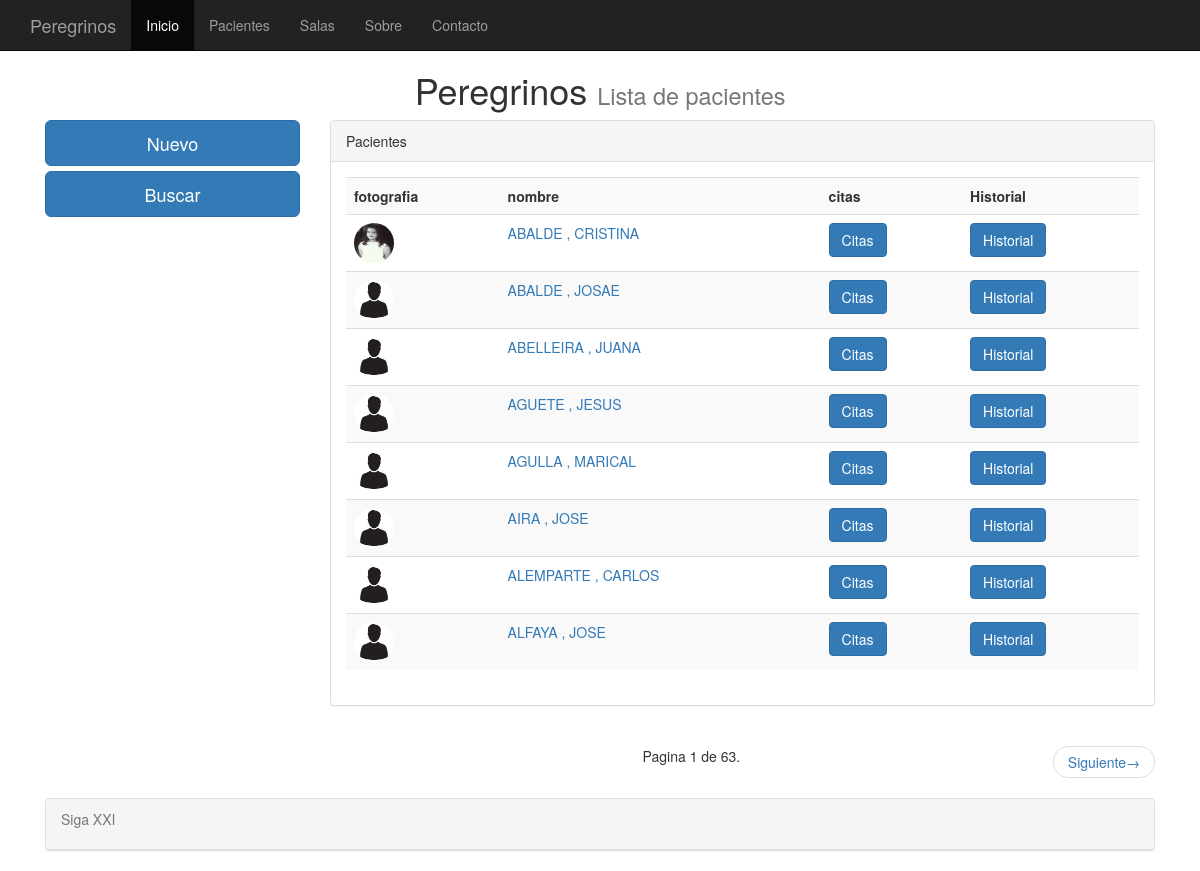
The app's page /pacientes/ with its own data.
### clinica/models.py (models this page shows, shortened)
class clientes(models.Model):
    nombre = models.CharField(max_length=75)
    apellidos = models.CharField(max_length=75)
    telefono =  models.PositiveIntegerField(null=True, blank=True)
    telefono2 = models.PositiveIntegerField(null=True, blank=True)
    antiguedad = models.DateTimeField(default=datetime.now, blank=True)
    fotografia = models.ImageField(upload_to='imagenes', blank=True)

### clinica/views.py (the view)
# urls.py: url(r'^pacientes/',ListaPacientes.as_view(), name = 'ListaPacientes'),
class ListaPacientes(ListView):
    queryset = clientes.objects.order_by('apellidos')
    context_object_name = 'clientes'
    paginate_by = 8

### templates/clinica/clientes_list.html (shortened to what this page needs)
{% extends "base.html" %}
{%   load   staticfiles   %}
{% block titulo %}
Lista de pacientes
{% endblock %}
{% block content %}
<row>
	<div class="col-md-3">
		<a href="/paciente/agregar" class="btn btn-primary btn-lg btn-block">Nuevo</a>
		<a href="/pacientes_buscar" class="btn btn-primary btn-lg btn-block">Buscar</a>
	</div>
	<div class="col-md-9" >
		<div class="panel panel-default">
			<div class="panel-heading">Pacientes</div>
			<div class ="panel-body">
				{% if object_list %}
				<div class="table-responsive">
				<table class="table table-striped">
					<th>fotografia</th>
					<th>nombre</th>
					<th>citas</th>
					<th>Historial</th>
          {% for pacientes  in object_list %}
						<tr>
							<td>
								{% if pacientes.fotografia %}
									<img src="{{ pacientes.fotografia.url }}"  class="img-circle" width="40" height="40" >
								{% else %}
									<img src="/media/imagenes/user.jpg"  class="img-circle" width="40" height="40">
								{% endif %}
							</td>
							<td><a href="/pacientes_detalle/{{pacientes.id}}/"><spam>{{ pacientes.apellidos | capfirst }} , {{ pacientes.nombre | capfirst }}</spam></a></td>
							<td><a href="/citas/{{pacientes.id}}/" class="btn btn-primary">Citas<a></td>
							<td><a href="/historial/{{pacientes.id}}/" class="btn btn-primary">Historial<a></td>
					{% endfor %}
				  </table>
				</div>
		    {% else %}
        	<p class="text-warning">No hay clientes registrados.</p>
        {% endif %}
			</div>
		</div>
	</div>
</row>
<row>
	<div class="col-md-9 col-md-offset-3">
		<nav>
			<ul class="pager">
				<li> Pagina {{ page_obj.number }} de {{ paginator.num_pages }}.</li>
				{% if page_obj.has_next %}
				<li class="next"><a href="?page={{ page_obj.next_page_number }}">Siguiente<spam aria-hideen="true">&rarr;</spam></a></li>
				{%endif%}
			</ul>
		</nav>
	</div>
</row>
{% endblock %}

### records on screen
clientes: fotografia (picture), apellidos "ABALDE", nombre "CRISTINA"
clientes: apellidos "ABALDE", nombre "JOSAE"
clientes: fotografia (placeholder picture), apellidos "ABELLEIRA", nombre "JUANA"
clientes: fotografia (placeholder picture), apellidos "AGUETE", nombre "JESUS"
clientes: fotografia (placeholder picture), apellidos "AGULLA", nombre "MARICAL"
clientes: fotografia (placeholder picture), apellidos "AIRA", nombre "JOSE"
clientes: fotografia (placeholder picture), apellidos "ALEMPARTE", nombre "CARLOS"
clientes: fotografia (placeholder picture), apellidos "ALFAYA", nombre "JOSE"

### other values on screen
{{ page_obj.number }} "1"
{{ paginator.num_pages }} "63"
